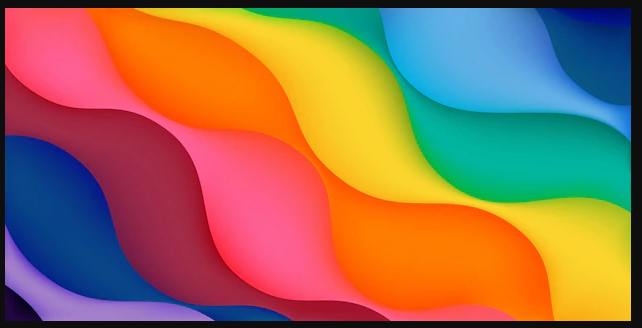
#> input picture TP3 - Diplomatura/imagenes/imagen_cualquiera.jpg, 642 x 328 px, found by its file name
$ python TP3_Ejer10_OPENCV.py
#> lines starting #> are read from the running program, lines starting #| are printed output that depends on the picture
# 10. Dada una imagen cualquiera, generar su imagen en negativo. Recordar que para los valores
# RGB de un pixel cualquiera, el valor RGB del pixel en negativo será restarle a 255 ese
# pixel.

import cv2 as cv
import numpy as np

imagen = cv.imread('imagenes\imagen_cualquiera.jpg', 1)
#> imagen is the input picture: shape (328, 642, 3); mean B, G, R 83.6, 109.5, 151.6

for i in range(len(imagen)):
    for j in range(len(imagen[i])):
        a, b, c = imagen[i][j]
        imagen[i][j] = 255 - a, 255 - b, 255 - c
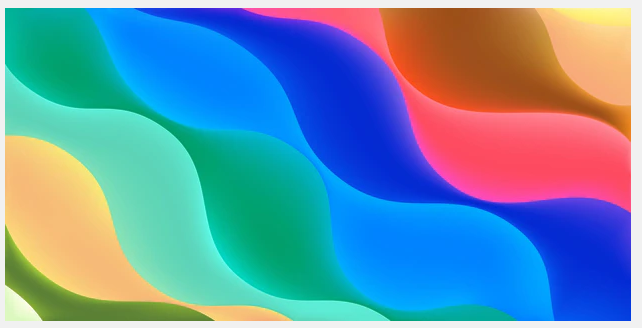
#> imagen: shape (328, 642, 3); mean B, G, R 171.4, 145.5, 103.4

cv.imwrite('imagenes\imagen_cualquiera_invertida.jpg', imagen)

cv.imshow('', imagen)

cv.waitKey(0)

cv.destroyAllWindows()

$ run again, with TP3 - Diplomatura/imagenes/img_petalos-colores.jpg copied over TP3 - Diplomatura/imagenes/imagen_cualquiera.jpg
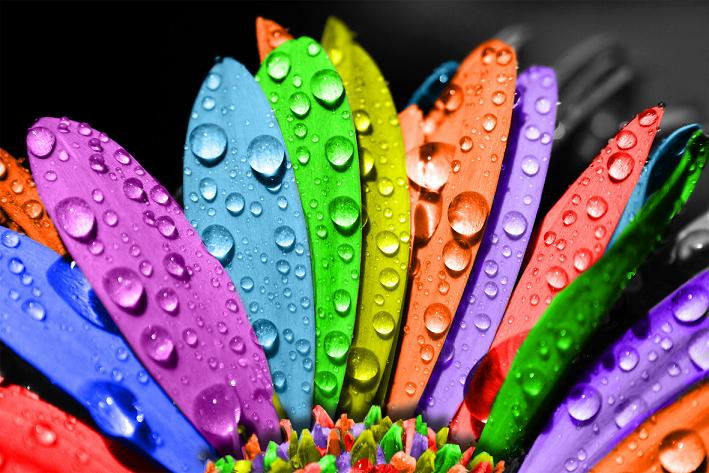
#> input picture TP3 - Diplomatura/imagenes/img_petalos-colores.jpg, 709 x 473 px, found by its file name
#> imagen is the input picture: shape (473, 709, 3); mean B, G, R 101.6, 98.5, 117.4
#> after the loop `for i in range(len(imagen)):`:
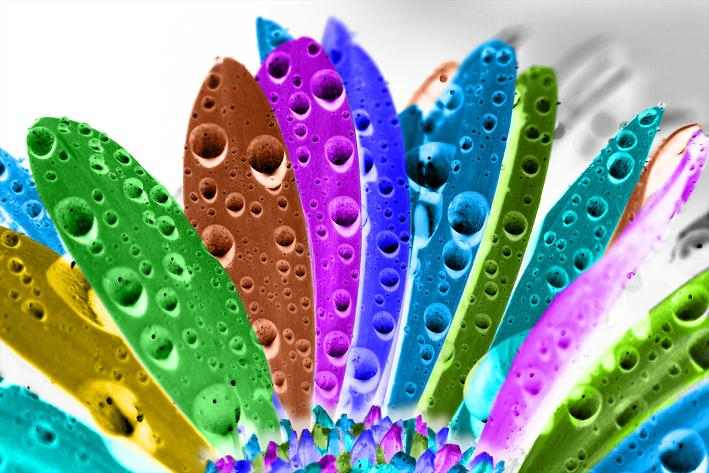
#> imagen: shape (473, 709, 3); mean B, G, R 153.4, 156.5, 137.6
